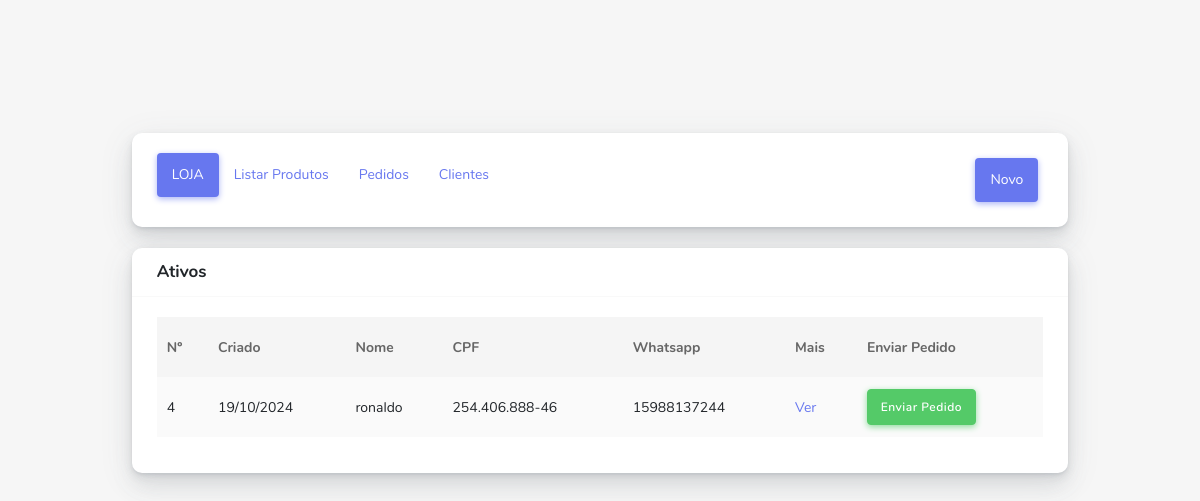
The app's page /painel/clientes.php with its own data.
### tables this page shows
CREATE TABLE `cliente` (
  `id` int(11) NOT NULL,
  `nome` varchar(150) NOT NULL,
  `valor` decimal(10,2) NOT NULL,
  `ip` varchar(100) NOT NULL,
  `cpf` varchar(100) NOT NULL,
  `email` varchar(200) NOT NULL,
  `whatsapp` varchar(50) NOT NULL,
  `status` varchar(1) NOT NULL DEFAULT 'S',
  `endereco` varchar(150) NOT NULL,
  `cep` varchar(15) NOT NULL,
  `estado` varchar(40) NOT NULL,
  `cidade` varchar(40) NOT NULL,
  `data` datetime NOT NULL
);

### sheep_core/includes.php (called while the page is built, shortened)
<?php
function sheep_classes($sheepClasses) {
    $sheepDiretorio = ['diretor', 'funcionarios',  'gerentes_operacionais', 'gerentes'];
    $sheepFiscaliza = null;
    foreach ($sheepDiretorio as $sheepNomeDiretorio):
        if (!$sheepFiscaliza && file_exists(__DIR__ . '/' ."{$sheepNomeDiretorio}" . '/' ."{$sheepClasses}.php") && !is_dir(__DIR__  . '/' . "{$sheepNomeDiretorio}" . '/' ."{$sheepClasses}.php")):
            $sheepFiscaliza = true;
        endif;
    endforeach;
}
?>

### sheep_core/gerentes_operacionais/Ler.php (called while the page is built, shortened)
<?php
class Ler extends Conexao{
    private $Seleciona;
    private $Resultado;
    private $Ler;
    public function Leitura($BD, $SQL = null, $Adicionais = null)
    {
      $this->Seleciona = "SELECT * FROM {$BD} {$SQL}";
      $this->Execute();
    }
    public function getResultado(){
        return $this->Resultado;
    }
    private function Canectar()
    {
       $this->Canectar = parent::getCanectar();
       $this->Ler = $this->Canectar->prepare($this->Seleciona);
       $this->Ler->setFetchMode(PDO::FETCH_ASSOC);
    }
    private function Execute()
    {
        $this->Canectar();
        try {
            $this->Ler->execute();
            $this->Resultado = $this->Ler->fetchAll();
        } catch (Exception $ms) {
            $this->Resultado = null;
            print "<b>Erro ao ler: {$ms->getMessage()}</b> ";
        }
    }
}

### sheep_core/diretor/Conexao.php (called while the page is built)
<?php
class Conexao{
    private static $sheepHost = SHEEP_HOST;
    private static $sheepUsuario = SHEEP_USER;
    private static $sheepSenha = SHEEP_SENHA;
    private static $sheepDb = SHEEP_BD;
    private static $Canectar = null;
    private static function Conectar() {
        try {
            if (self::$Canectar == null):
                $dsn = 'mysql:host=' . self::$sheepHost . ';dbname=' . self::$sheepDb;
                $op = [ PDO::MYSQL_ATTR_INIT_COMMAND => 'SET NAMES UTF8'];
                self::$Canectar = new PDO($dsn, self::$sheepUsuario, self::$sheepSenha, $op);
            endif;
        } catch (PDOException $e) {
            echo $e->getMessage();
            die;
        }
        self::$Canectar->setAttribute(PDO::ATTR_ERRMODE, PDO::ERRMODE_EXCEPTION);
        return self::$Canectar;
    }
    public static function getCanectar() {
        return self::Conectar();
    }
}

### painel/clientes.php (the view, shortened to what this page needs)
<!DOCTYPE html>
<html lang="pt-br" >
<head >
        <link rel="stylesheet" href="assets/css/app.min.css">
        <link rel="stylesheet" href="assets/css/style.css">
</head>
<body>
<div align="center" style="padding:20px; margin-top:120px;" >
        <div class="col-md-10">
      <section class="section" >
            <?php
            require_once('topo.php');
            ?>
           <br>
          <div class="row">
              <div class="col-12">
                <div class="card">
                  <div class="card-header">
                    <h4>Ativos</h4>
                  </div>
                  <div class="card-body">
                    <div class="table-responsive">
                      <table class="table table-striped table-hover" id="save-stage" style="width:100%;">
                        <thead>
                          <tr>
                            <th>Nº</th>
                            <th>Criado</th>
                            <th>Nome</th>
                            <th>CPF</th>
                            <th>Whatsapp</th>
                            <th>Mais</th>
                            <th>Enviar Pedido</th>
                          </tr>
                        </thead>
                        <tbody>
                          <tr>
                          <?php
                            $ler = new Ler();
                            $ler->Leitura('cliente', "ORDER BY data DESC");
                            if($ler->getResultado()){
                                foreach($ler->getResultado() as $cliente){
                                $cliente = (object) $cliente;
                            ?>
                            <td><?=$cliente->id?></td>
                            <td><?= date('d/m/Y', strtotime($cliente->data)) ?></td>
                            <td><?=$cliente->nome?></td>
                            <td><?=$cliente->cpf?></td>
                            <td><?=$cliente->whatsapp?></td>
                            <td><a href="#" data-toggle="modal" data-target="#ver<?=$cliente->id?>">Ver</a></td>
                            <td>
                                <form action="filtros/enviar.php" method="post">
                                 <button type="submit" class="btn btn-icon btn-success">Enviar Pedido</button>
                                 </form>
                            </td>
                          </tr>
                           <?php
                                }
                              }
                           ?>
                        </tbody>
                      </table>
                    </div>
                  </div>
                </div>
              </div>
            </div>
      </section>
      </div>
    </div>
</body>
</html>

### records on screen
cliente: id "4", data "19/10/2024", nome "ronaldo", cpf "254.406.888-46", whatsapp "15988137244"
